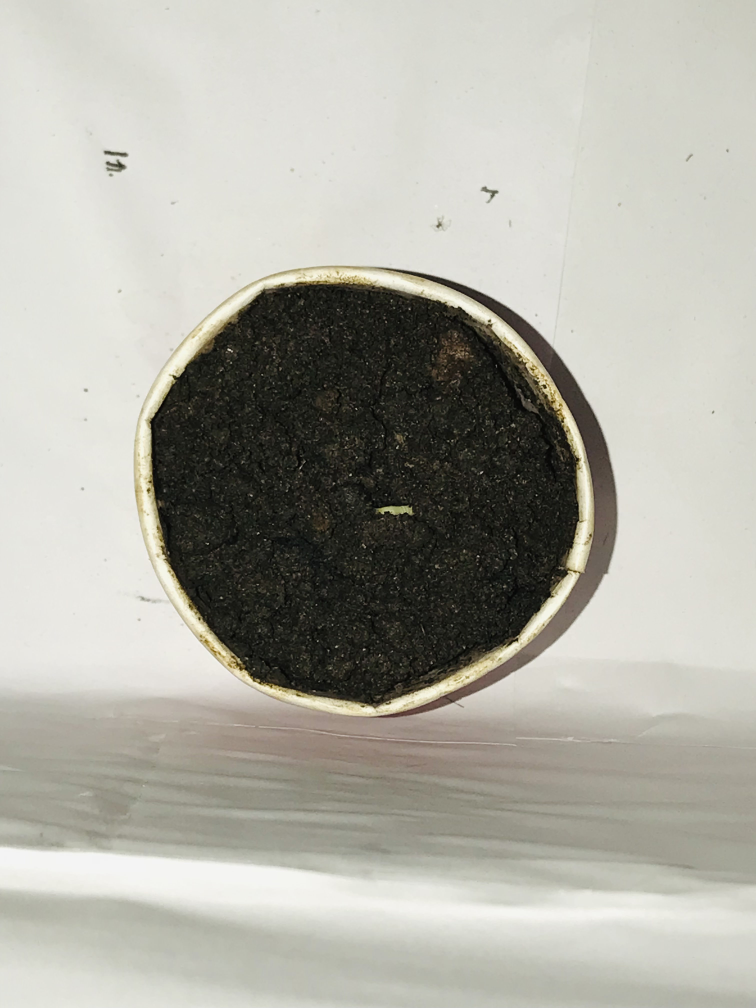
#> input picture Plant_Images/Leaf_Count/Day1.jpg, 3024 x 4032 px, found by its file name (shown at 1/4 size); its folder holds only this picture in this run
$ jupyter execute Leaf_count.ipynb
#> lines starting #> are read from the running program, lines starting #| are printed output that depends on the picture; after the words box and inside, x2 and y2 are one past the last pixel; in counts of white or black regions, pixels touching at a corner belong together
[cell 1]
import cv2
import numpy as np
import matplotlib.pyplot as plt
import os

def count_leaves(image_path, min_contour_area=100):
    """Processes a single image to count leaves."""
#> called with min_contour_area = 150
    image = cv2.imread(image_path)
#> image is the input picture: shape (4032, 3024, 3); mean B, G, R 163.7, 172.8, 173.8

    if image is None:
        print(f"Error: Could not load image from path: {image_path}")
        return

    image = cv2.resize(image, (600, 600))  # Resize for consistency
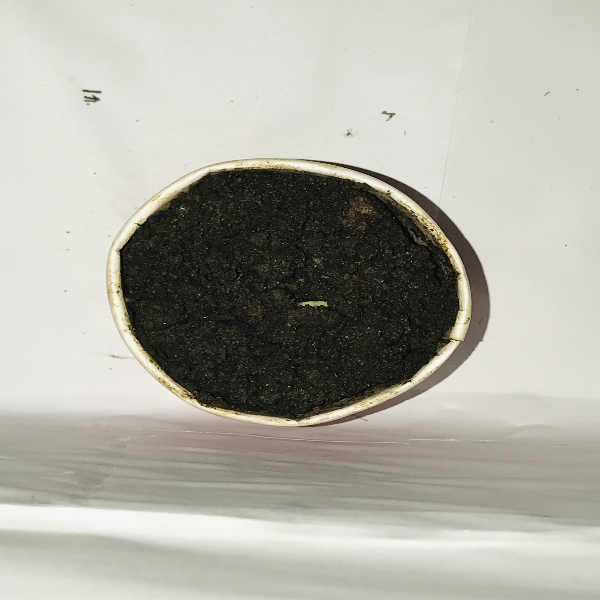
#> image: shape (600, 600, 3); mean B, G, R 163.6, 172.7, 173.8

    # Convert to HSV color space
    hsv = cv2.cvtColor(image, cv2.COLOR_BGR2HSV)
#> hsv: shape (600, 600, 3); mean H, S, V 28.8, 23.4, 174.2

    # Define refined green color range
    lower_green = np.array([20, 40, 40])
    upper_green = np.array([85, 255, 255])
    mask = cv2.inRange(hsv, lower_green, upper_green)
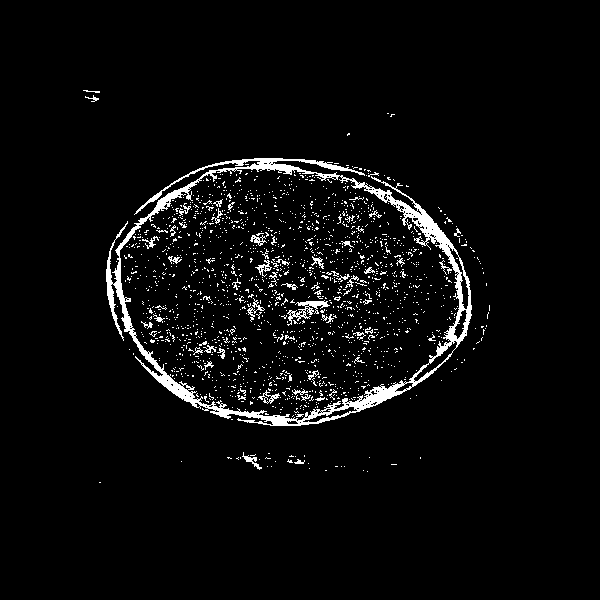
#> mask: shape (600, 600); 4.2% white; 1670 white regions (1612 under 20 px), largest, box (x1, y1, x2, y2) and area: (106, 158, 472, 426) 8389, (287, 300, 330, 326) 333, (247, 298, 265, 322) 101

    # Apply morphological operations
    kernel = np.ones((5, 5), np.uint8)
    mask = cv2.erode(mask, kernel, iterations=3)
#> mask: shape (600, 600); every value is 0
    mask = cv2.morphologyEx(mask, cv2.MORPH_CLOSE, kernel, iterations=3)

    # Find contours
    contours, _ = cv2.findContours(mask, cv2.RETR_EXTERNAL, cv2.CHAIN_APPROX_SIMPLE)
#> contours = []
    valid_contours = [cnt for cnt in contours if cv2.contourArea(cnt) > min_contour_area]
#> valid_contours = []

    leaf_count = len(valid_contours)
#> leaf_count = 0

    # Draw contours
    annotated_image = image.copy()
    for cnt in valid_contours:
        x, y, w, h = cv2.boundingRect(cnt)
        cv2.rectangle(annotated_image, (x, y), (x + w, y + h), (0, 255, 0), 2)
#> this loop made 0 passes

    # Display leaf count
    cv2.putText(annotated_image, f'Leaves: {leaf_count}', (20, 50), cv2.FONT_HERSHEY_SIMPLEX, 1, (0, 0, 255), 2)
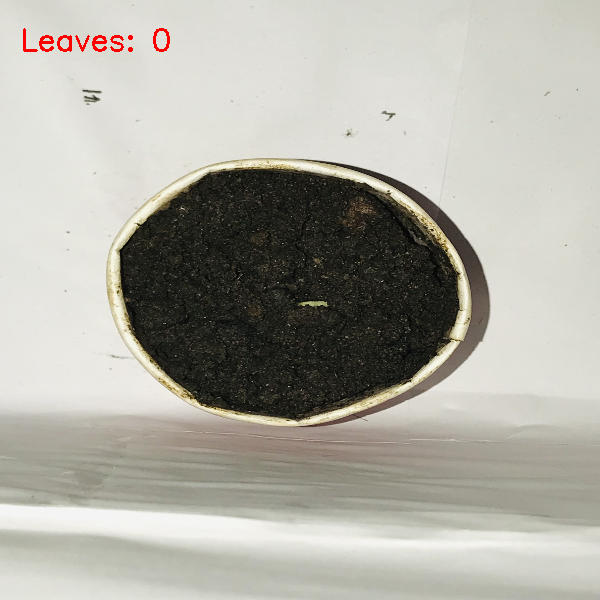
#> annotated_image: shape (600, 600, 3); 0.26% of pixels changed, all inside (x1, y1, x2, y2) = (23, 28, 170, 52)

    # Convert BGR to RGB for displaying with matplotlib
    annotated_rgb = cv2.cvtColor(annotated_image, cv2.COLOR_BGR2RGB)

    # Show images using matplotlib
    plt.figure(figsize=(12, 6))

    plt.subplot(1, 2, 1)
    plt.imshow(annotated_rgb)
    plt.title(f"Leaf Count: {leaf_count}")
    plt.axis("off")

    plt.subplot(1, 2, 2)
    plt.imshow(mask, cmap="gray")
    plt.title("Green Mask (After Processing)")
    plt.axis("off")

    plt.tight_layout()
    plt.show()
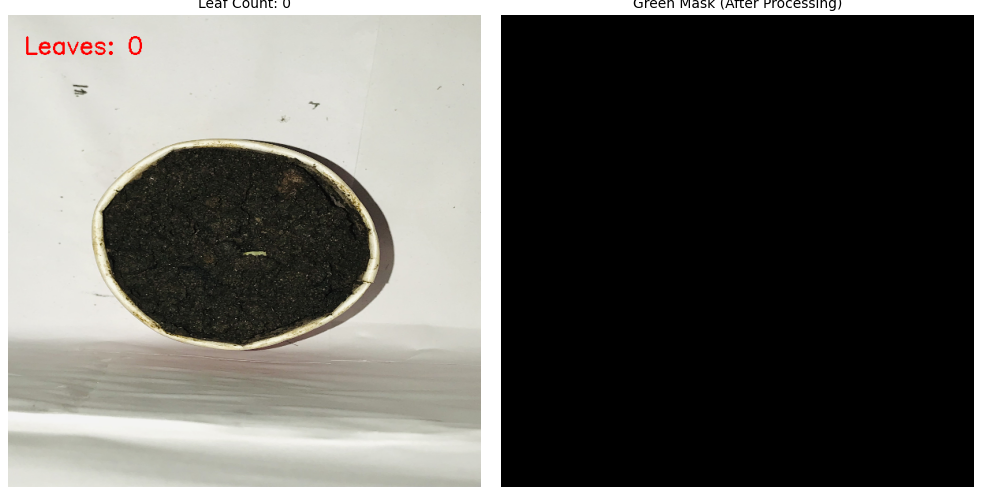
#> figure drawn by matplotlib, 2 panels

    print(f'Total Leaves Counted in {os.path.basename(image_path)}: {leaf_count}')
#| Total Leaves Counted in Day1.jpg: 0
    return leaf_count

# ✅ **Process all images in the folder**
folder_path = r"C:\Users\MALINGA\Desktop\Images\Plant_Images\Day11_Evening\Leaf_Count"

# List all image files in the folder
image_files = [f for f in os.listdir(folder_path) if f.endswith((".jpg", ".png", ".jpeg"))]

if not image_files:
    print("⚠️ No images found in the folder.")
else:
    for image_file in image_files:
        full_image_path = os.path.join(folder_path, image_file)
        count_leaves(full_image_path, min_contour_area=150)  # Process each image

$ run again, on Plant_Images/Leaf_Count/Day10.jpg
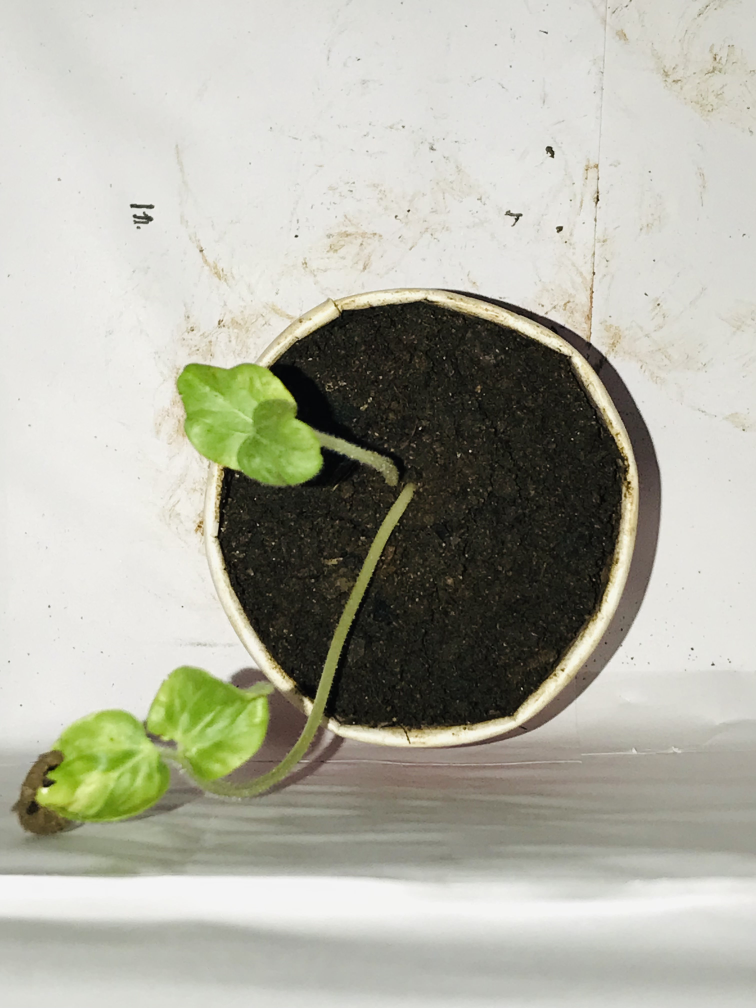
#> input picture Plant_Images/Leaf_Count/Day10.jpg, 3024 x 4032 px, found by its file name (shown at 1/4 size)
#> in count_leaves, image is the input picture: shape (4032, 3024, 3); mean B, G, R 163.4, 175.9, 175.8
#> image: shape (600, 600, 3)
#> hsv: shape (600, 600, 3); mean H, S, V 28.4, 30.2, 177.5
#> in count_leaves, `mask = cv2.erode(mask, kernel, iterations=3)`:
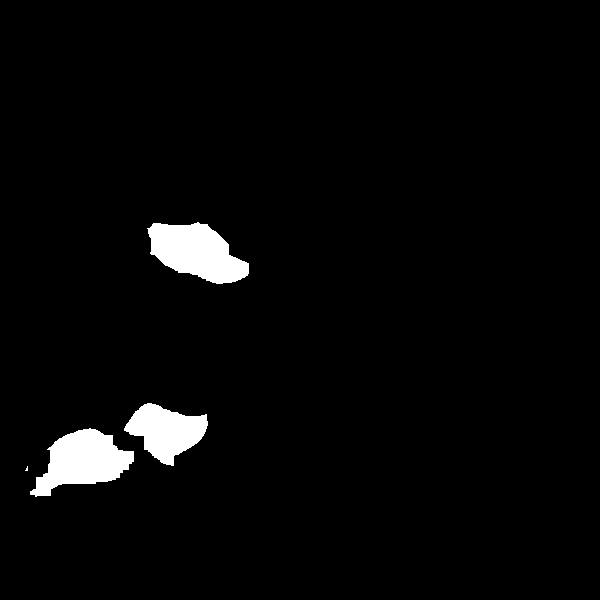
#> mask: shape (600, 600); 3.1% white; 4 white regions (1 under 20 px)
#> contours = 4 contours, 1 with area under 20; largest, box (x1, y1, x2, y2) and area: (147, 222, 249, 284) 3934, (30, 428, 134, 497) 3832, (124, 403, 208, 466) 2910
#> valid_contours = 3 contours; box (x1, y1, x2, y2) and area: (147, 222, 249, 284) 3934, (30, 428, 134, 497) 3832, (124, 403, 208, 466) 2910
#> leaf_count = 3
#> the loop in count_leaves, `for cnt in valid_contours:` made 3 passes
#> (x, y, w, h) on passes 1 to 3: (30, 428, 104, 69), (124, 403, 84, 63), (147, 222, 102, 62)
#> in count_leaves, `cv2.putText(annotated_image, f'Leaves: {leaf_count}', (20, 50), cv2.FO..`:
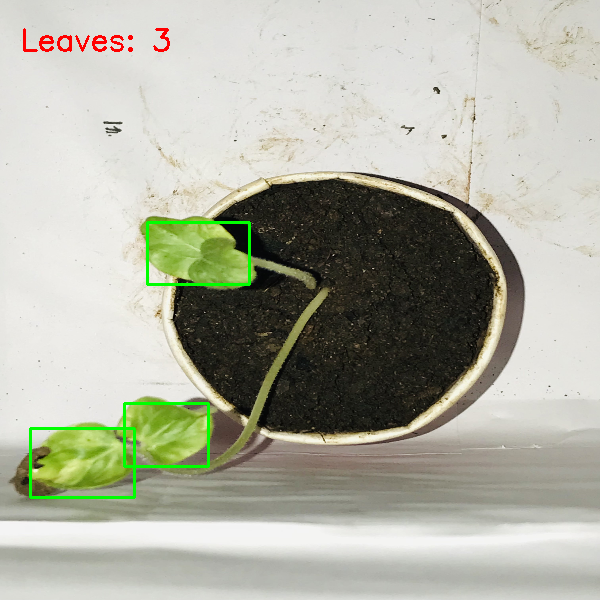
#> annotated_image: shape (600, 600, 3); mean B, G, R 162, 176.1, 174.7
#| Total Leaves Counted in Day10.jpg: 3
